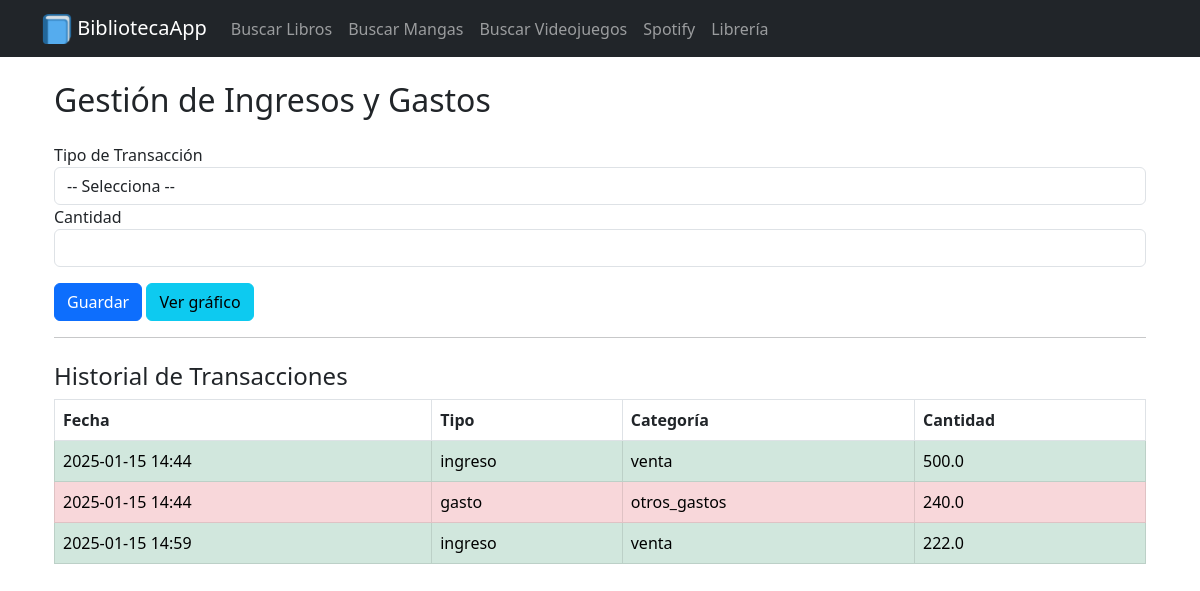
The app's page /finanzas with its own data.
### app/models.py (models this page shows, shortened)
class Transaction(db.Model):
    id = db.Column(db.Integer, primary_key=True)
    transaction_type = db.Column(db.String(10))  # "ingreso" o "gasto"
    category = db.Column(db.String(50))         # categoría según lo que elijas
    amount = db.Column(db.Float)
    date = db.Column(db.DateTime, default=datetime.utcnow)

### app/routes.py (the view, shortened to what this page needs)
@bp.route("/finanzas", methods=["GET", "POST"])
def finanzas():
    transactions = Transaction.query.all()
    return render_template(
        "finanzas.html",
        transactions=transactions
    )

### app/templates/finanzas.html (shortened to what this page needs)
{% extends "base.html" %}
{% block content %}
<div class="container my-4">
    <h2 class="mb-4">Gestión de Ingresos y Gastos</h2>
    <form method="POST" action="{{ url_for('routes.finanzas') }}">
        <div class="form-group">
            <label for="transaction_type">Tipo de Transacción</label>
            <select class="form-control" id="transaction_type" name="transaction_type" required>
                <option value="">-- Selecciona --</option>
            </select>
        </div>
        <div class="form-group">
            <label for="amount">Cantidad</label>
            <input type="number" step="0.01" class="form-control" id="amount" name="amount" required>
        </div>
        <button type="submit" class="btn btn-primary mt-3">Guardar</button>
        <a href="{{ url_for('routes.finanzas_grafico') }}" class="btn btn-info mt-3">Ver gráfico</a>
    </form>
    <hr>
    <h4 class="mt-4">Historial de Transacciones</h4>
    <table class="table table-bordered">
        <thead>
            <tr>
                <th>Fecha</th>
                <th>Tipo</th>
                <th>Categoría</th>
                <th>Cantidad</th>
            </tr>
        </thead>
        <tbody>
            {% for t in transactions %}
            <tr class="{% if t.transaction_type == 'gasto' %}table-danger{% else %}table-success{% endif %}">
                <td>{{ t.date.strftime("%Y-%m-%d %H:%M") }}</td>
                <td>{{ t.transaction_type }}</td>
                <td>{{ t.category }}</td>
                <td>{{ t.amount }}</td>
            </tr>
            {% endfor %}
        </tbody>
    </table>
</div>
{% endblock %}

### app/templates/base.html (shortened to what this page needs)
<!DOCTYPE html>
<html lang="en">
<head>
    <link rel="stylesheet" href="{{ url_for('static', filename='style.css') }}">
    <link href="https://cdn.jsdelivr.net/npm/bootstrap@5.3.0-alpha3/dist/css/bootstrap.min.css" rel="stylesheet">
    <link rel="stylesheet" href="https://cdnjs.cloudflare.com/ajax/libs/animate.css/4.1.1/animate.min.css">
</head>
<body>
    <nav class="navbar navbar-expand-lg navbar-dark bg-dark">
        <div class="container">
            <a class="navbar-brand" href="{{ url_for('routes.index') }}">
                <img src="{{ url_for('static', filename='favicon.png') }}" alt="Logo" width="30" height="30" class="d-inline-block align-text-top">
                BibliotecaApp
            </a>
            <div class="collapse navbar-collapse" id="navbarNav">
                <ul class="navbar-nav ml-auto">
                    <li class="nav-item">
                        <a class="nav-link" href="{{ url_for('routes.libros') }}">Buscar Libros</a>
                    </li>
                    <li class="nav-item">
                        <a class="nav-link" href="{{ url_for('routes.manga') }}">Buscar Mangas</a>
                    </li>
                    <li class="nav-item">
                        <a class="nav-link" href="{{ url_for('routes.games') }}">Buscar Videojuegos</a>
                    </li>
                    <li class="nav-item">
                        <a class="nav-link" href="{{ url_for('routes.spotify_login') }}">Spotify</a>
                    </li>
                    <li class="nav-item">
                        <a class="nav-link" href="{{ url_for('routes.library') }}">Librería</a>
                    </li>
                </ul>
            </div>
        </div>
    </nav>
    <div class="container mt-4">
        {% block content %}{% endblock %}
    </div>
</body>
</html>

### app/static/style.css (style rules this page uses)
body { background-color: #f8f9fa; color: #333; }
.btn-primary { background-color: #007bff; border: none; }
.btn-info { background-color: #17a2b8; border: none; }

### records on screen
Transaction: date "2025-01-15 14:44", transaction_type "ingreso", category "venta", amount "500.0"
Transaction: date "2025-01-15 14:44", transaction_type "gasto", category "otros_gastos", amount "240.0"
Transaction: date "2025-01-15 14:59", transaction_type "ingreso", category "venta", amount "222.0"
